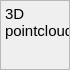
<?xml version="1.0" encoding="UTF-8"?>
<ui version="4.0">
 <class>PointcloudWidget</class>
 <widget class="QWidget" name="PointcloudWidget">
  <property name="geometry">
   <rect>
    <x>0</x>
    <y>0</y>
    <width>70</width>
    <height>70</height>
   </rect>
  </property>
  <property name="sizePolicy">
   <sizepolicy hsizetype="MinimumExpanding" vsizetype="MinimumExpanding">
    <horstretch>1</horstretch>
    <verstretch>1</verstretch>
   </sizepolicy>
  </property>
  <property name="minimumSize">
   <size>
    <width>70</width>
    <height>70</height>
   </size>
  </property>
  <property name="maximumSize">
   <size>
    <width>70</width>
    <height>70</height>
   </size>
  </property>
  <property name="cursor">
   <cursorShape>CrossCursor</cursorShape>
  </property>
  <property name="mouseTracking">
   <bool>true</bool>
  </property>
  <property name="windowTitle">
   <string>3D Pointcloud</string>
  </property>
  <property name="accessibleName">
   <string>PC</string>
  </property>
  <layout class="QVBoxLayout" name="layout">
   <property name="margin">
    <number>0</number>
   </property>
   <item>
    <widget class="ActLabel" name="pointcloud">
     <property name="font">
      <font>
       <pointsize>11</pointsize>
      </font>
     </property>
     <property name="cursor">
      <cursorShape>CrossCursor</cursorShape>
     </property>
     <property name="mouseTracking">
      <bool>true</bool>
     </property>
     <property name="accessibleName">
      <string>PC</string>
     </property>
     <property name="frameShape">
      <enum>QFrame::StyledPanel</enum>
     </property>
     <property name="frameShadow">
      <enum>QFrame::Sunken</enum>
     </property>
     <property name="text">
      <string>3D pointcloud</string>
     </property>
     <property name="scaledContents">
      <bool>true</bool>
     </property>
     <property name="alignment">
      <set>Qt::AlignLeading|Qt::AlignLeft|Qt::AlignTop</set>
     </property>
     <property name="wordWrap">
      <bool>true</bool>
     </property>
     <property name="textInteractionFlags">
      <set>Qt::NoTextInteraction</set>
     </property>
    </widget>
   </item>
  </layout>
 </widget>
 <customwidgets>
  <customwidget>
   <class>ActLabel</class>
   <extends>QLabel</extends>
   <header>aui.utilities.ActiveLabel</header>
  </customwidget>
 </customwidgets>
 <resources/>
 <connections/>
</ui>
